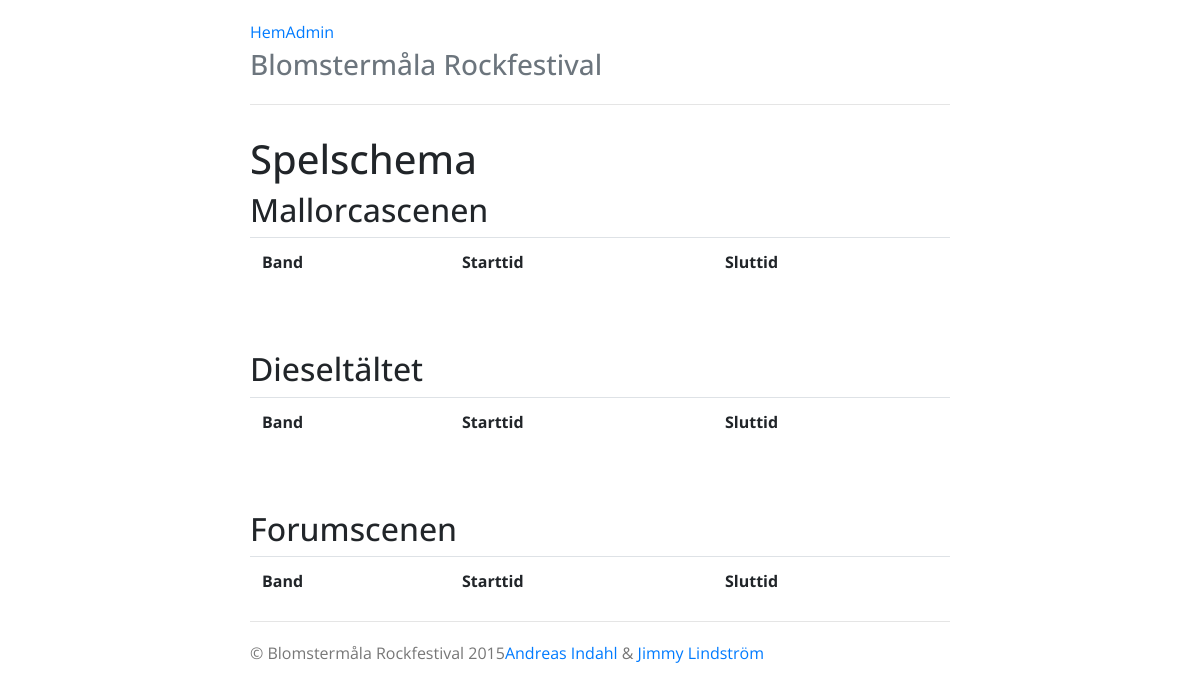
/spelschema.php, run on an earlier commit of the app's database.
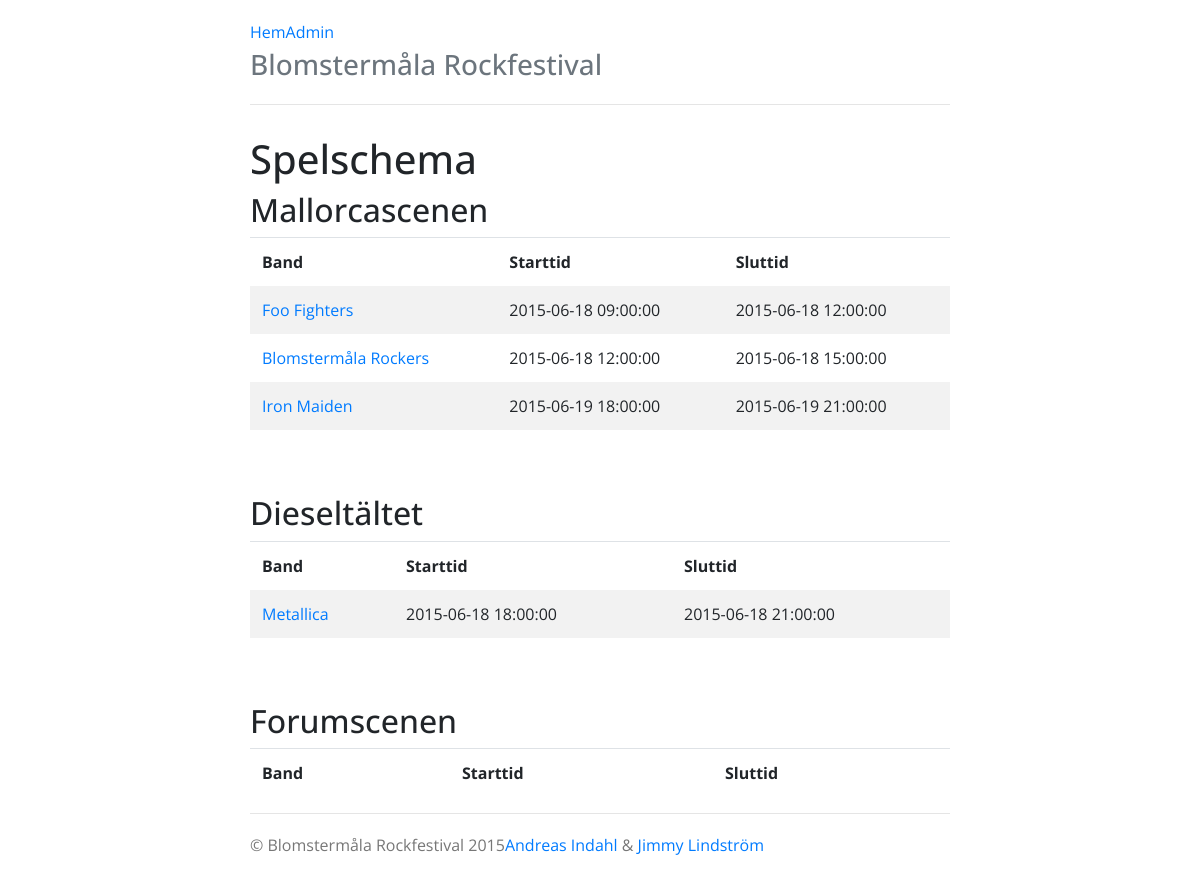
And on a later commit of the database.
### tables this page shows
CREATE TABLE IF NOT EXISTS `spelschema` (
  `id` int(11) NOT NULL,
  `band_id` int(11) NOT NULL,
  `scen_id` int(11) NOT NULL,
  `starttid` datetime NOT NULL,
  `sluttid` datetime NOT NULL
);

CREATE TABLE IF NOT EXISTS `band` (
  `id` int(11) NOT NULL,
  `namn` varchar(50) NOT NULL,
  `genre` varchar(50) NOT NULL,
  `land` varchar(50) NOT NULL,
  `kontaktperson` int(11) NOT NULL
);

### lib/classes/Database.php (called while the page is built, shortened)
<?php
	class Database {
		private $pdo, $error = false, $query, $count, $result;
		private static $instance;
		private function __construct() {
			$this->pdo = new PDO(
				'mysql:host=localhost;dbname=rockfestival',
				'root',
				'',
				array(PDO::MYSQL_ATTR_INIT_COMMAND => 'SET NAMES utf8')
			);
		}
		public static function getInstance() {
			if (!isset(self::$instance)) {
				self::$instance = new Database();
			}
			return self::$instance;
		}
		public function query($sql, $params = array()) {
			if($this->query = $this->pdo->prepare($sql)) {
				$x = 1;
				if(count($params)){
					foreach($params as $param){
						$this->query->bindValue($x, $param);
						$x++;
					}
				}
				if($this->query->execute()){
					$this->result = $this->query->fetchAll(PDO::FETCH_OBJ);
				}else{
					$this->error = true;
				}
			}
			return $this;
		}
		public function result() {
			return $this->result;
		}
	}

### spelschema.php (the view, shortened to what this page needs)
<?php
	include 'includes/header.php';
	$db = Database::getInstance();
	$sql = "SELECT band.id, band.namn, starttid, sluttid FROM spelschema
				INNER JOIN band ON band.id = spelschema.band_id
				INNER JOIN scen ON scen.id = spelschema.scen_id
				WHERE scen.namn = ?
				ORDER BY starttid
			";
	$mallorca = $db->query($sql, array('Mallorcascenen'))->result();
	$diesel = $db->query($sql, array('Dieseltältet'))->result();
?>
	<h1>Spelschema</h1>
	<h2>Mallorcascenen</h2>
	<table class="table table-striped">
		<thead>
			<tr>
				<td>Band</td>
				<td>Starttid</td>
				<td>Sluttid</td>
			</tr>
		</thead>
		<tbody>
			<?php
				foreach ($mallorca as $band) {
					echo '
						<tr>
							<td><a href="band.php?id=' . $band->id . '">' . $band->namn . '</a></td>
							<td>' . $band->starttid . '</td>
							<td>' . $band->sluttid . '</td>
						</tr>
					';
				}
			?>
		</tbody>
	</table>
	<br><br>
	<h2>Dieseltältet</h2>
	<table class="table table-striped">
		<thead>
			<tr>
				<td>Band</td>
				<td>Starttid</td>
				<td>Sluttid</td>
			</tr>
		</thead>
		<tbody>
			<?php
				foreach ($diesel as $band) {
					echo '
						<tr>
							<td><a href="band.php?id=' . $band->id . '">' . $band->namn . '</a></td>
							<td>' . $band->starttid . '</td>
							<td>' . $band->sluttid . '</td>
						</tr>
					';
				}
			?>
		</tbody>
	</table>
	<br><br>
	<h2>Forumscenen</h2>
	<table class="table table-striped">
		<thead>
			<tr>
				<td>Band</td>
				<td>Starttid</td>
				<td>Sluttid</td>
			</tr>
		</thead>
	</table>
<?php include 'includes/footer.php'; ?>

### includes/header.php (shortened to what this page needs)
<!doctype html>
<html lang="sv">
<head>
	<link rel="stylesheet" type="text/css" href="bower_components/bootstrap/dist/css/bootstrap.css">
	<link rel="stylesheet" type="text/css" href="css/jumbotron-narrow.css">
	<link rel="stylesheet" type="text/css" href="css/custom.css">
</head>
<body>
	<div class="container">
      <div class="header clearfix">
        <nav>
          <ul class="nav nav-pills pull-right">
            <li role="presentation" id="nav-hem" class="active"><a href="index.php">Hem</a></li>
            <li role="presentation" id="nav-admin"><a href="admin.php">Admin</a></li>
          </ul>
        </nav>
        <h3 class="text-muted">Blomstermåla Rockfestival</h3>
      </div>

### includes/footer.php (shortened to what this page needs)
      <footer class="footer">
        <p>&copy; Blomstermåla Rockfestival <?php echo date('Y', time()); ?><span class="pull-right"><a href="http://github.com/andreasindahl">Andreas Indahl</a> &amp; <a href="http://github.com/JimmyLindstrom">Jimmy Lindström</a></span></p>
      </footer>
    </div>
</body>
</html>

### css/jumbotron-narrow.css (style rules this page uses)
body { padding-top: 20px; padding-bottom: 20px; }
.header, .marketing, .footer { padding-right: 15px; padding-left: 15px; }
.header { padding-bottom: 20px; border-bottom: 1px solid #e5e5e5; }
.header h3 { margin-top: 0; margin-bottom: 0; line-height: 40px; }
.footer { padding-top: 19px; color: #777; border-top: 1px solid #e5e5e5; }
@media (min-width: 768px) { .container { max-width: 730px; } }
@media screen and (min-width: 768px) { .header, .marketing, .footer { padding-right: 0; padding-left: 0; } }
@media screen and (min-width: 768px) { .header { margin-bottom: 30px; } }

### css/custom.css (style rules this page uses)
body { font-family: 'Open Sans', sans-serif; }
.table-striped thead td { font-weight: bold; }
.table-striped tbody td { border-top: none !important; }

What changed in the data, as far as the page shows it:
added spelschema: band.namn "Foo Fighters", starttid "2015-06-18 09:00:00", sluttid "2015-06-18 12:00:00", shown under "Mallorcascenen"
added spelschema: band.namn "Blomstermåla Rockers", starttid "2015-06-18 12:00:00", sluttid "2015-06-18 15:00:00", shown under "Mallorcascenen"
added spelschema: band.namn "Iron Maiden", starttid "2015-06-19 18:00:00", sluttid "2015-06-19 21:00:00", shown under "Mallorcascenen"
added spelschema: band.namn "Metallica", starttid "2015-06-18 18:00:00", sluttid "2015-06-18 21:00:00", shown under "Dieseltältet"
